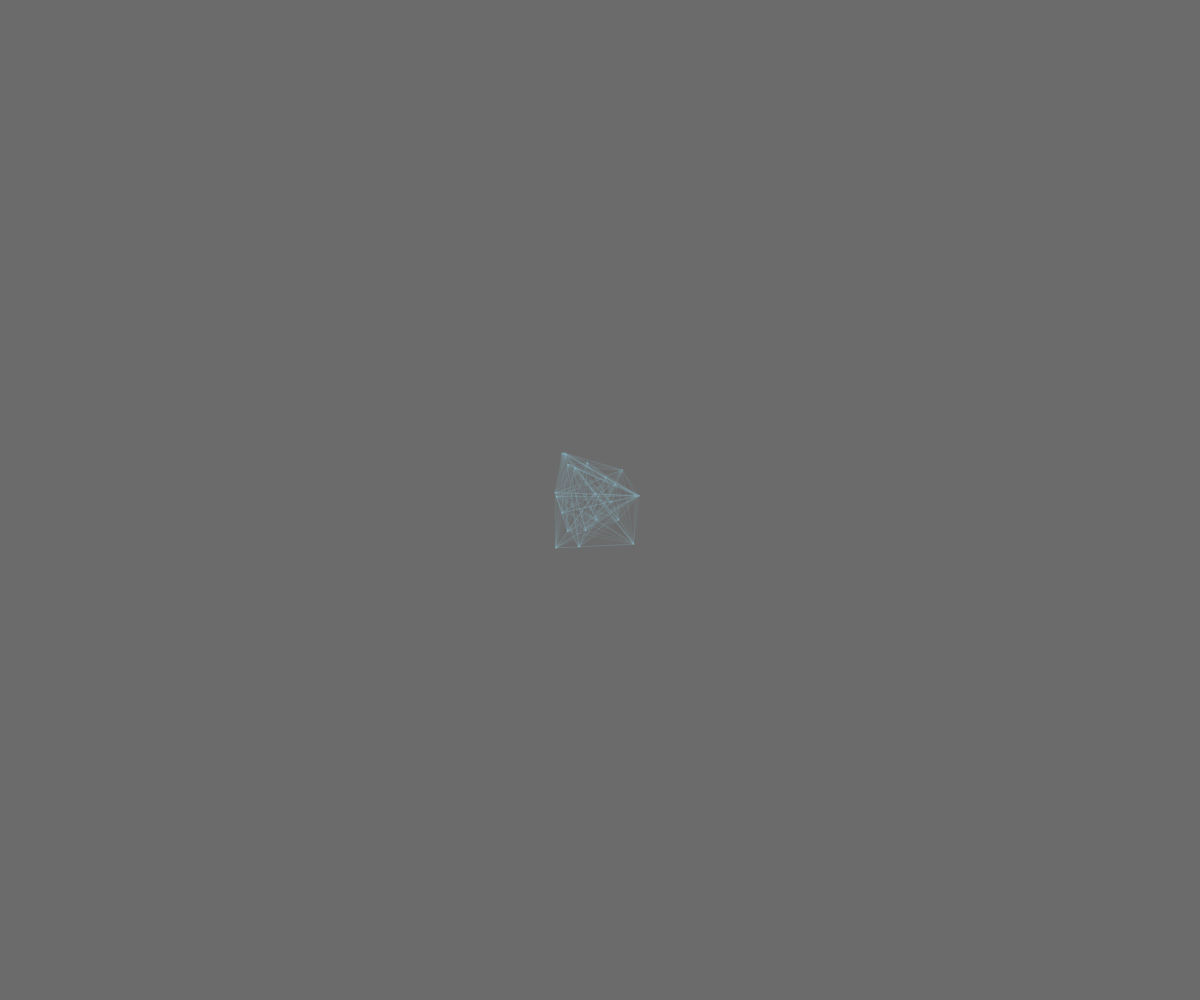
Frame 1 (no input)
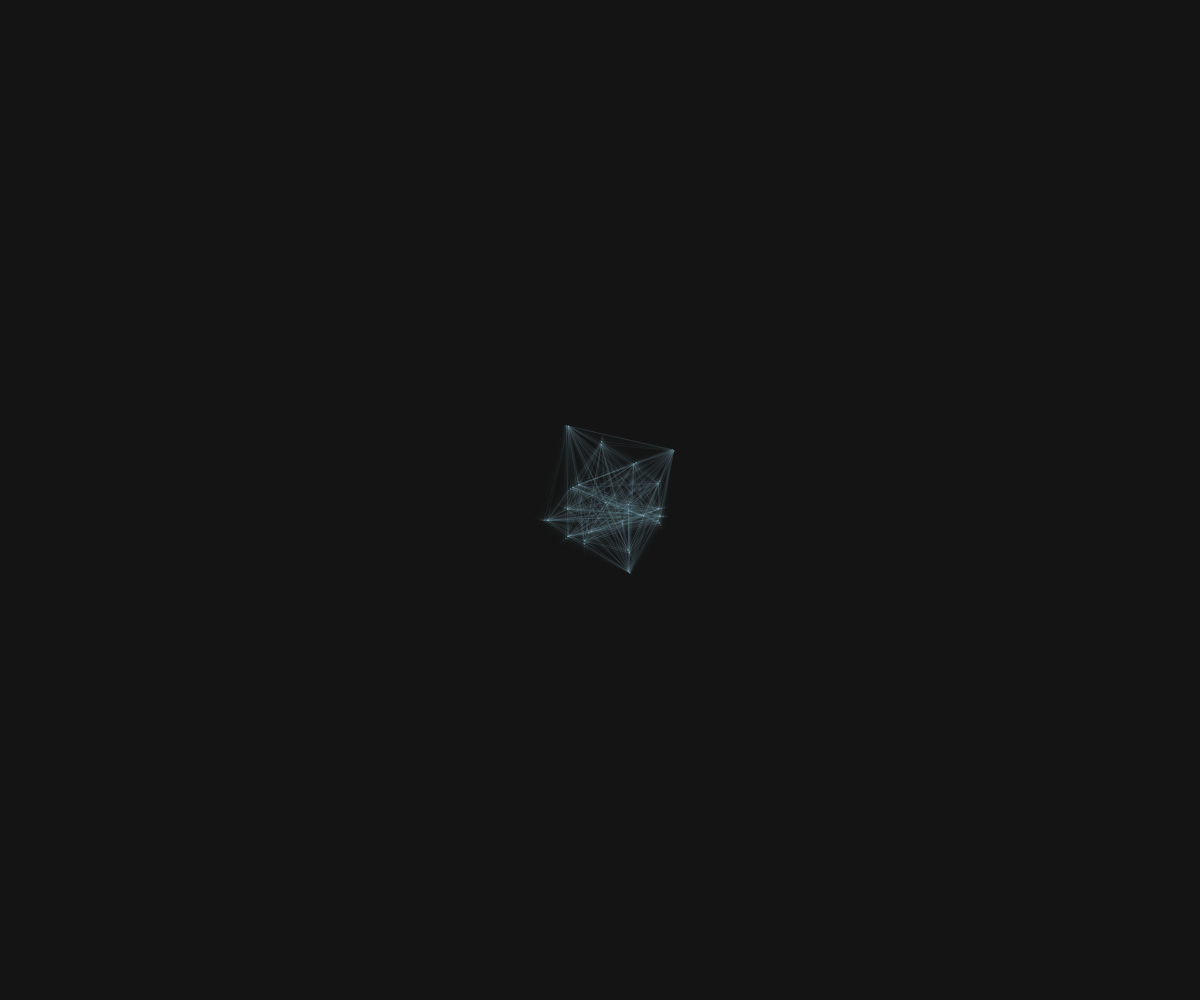
Frame 60 (no input)
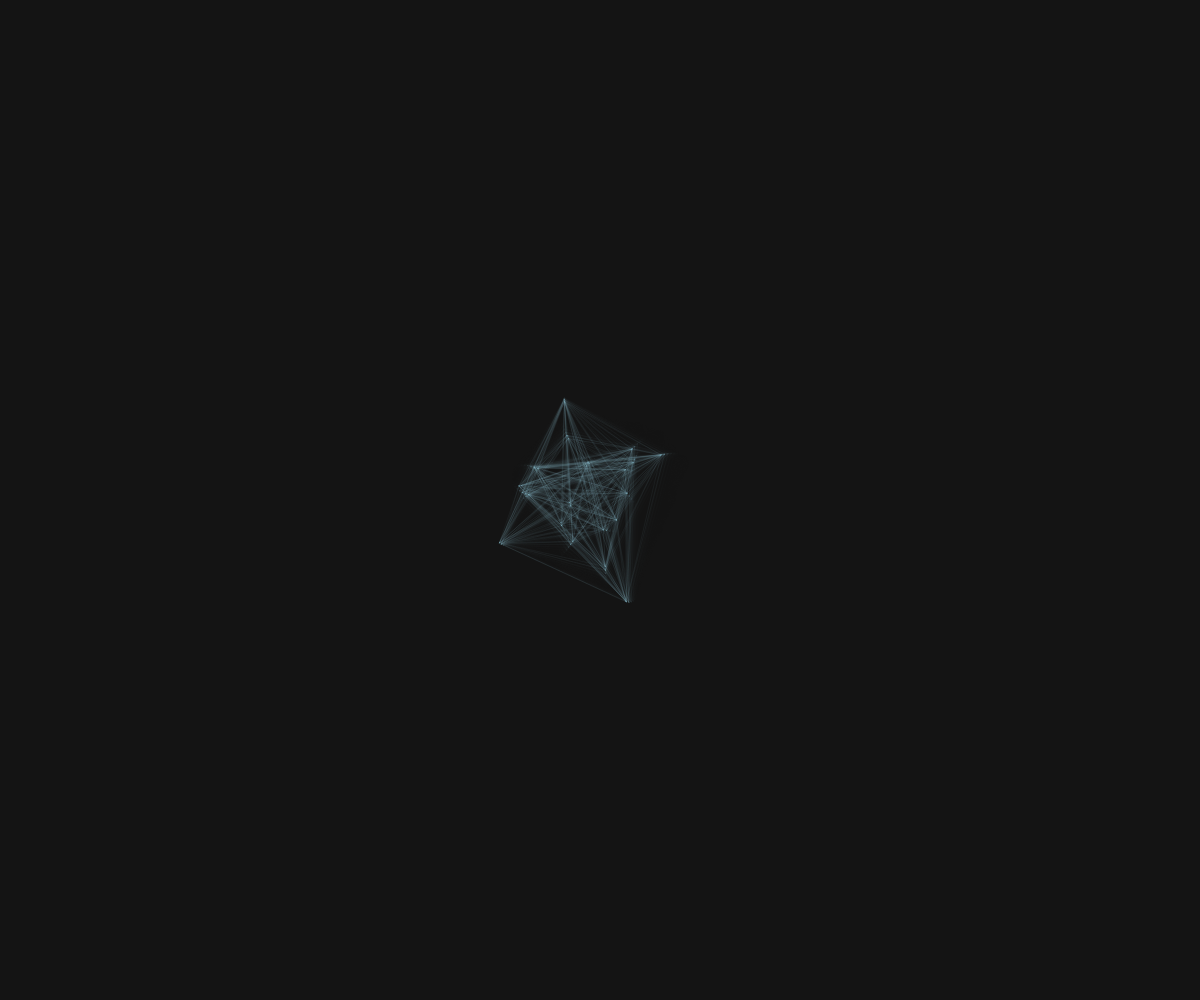
Frame 120 (the mouse pressed at the canvas centre since frame 60)

The p5.js sketch that drew these frames (run headless with seeded random() and noise() and a simulated clock; from frame 60 on, the mouse is pressed at the canvas centre):

// p5.js sketch
// ── sketch.js
let nodes = [];
let j;

function setup() {
  let canvas = createCanvas(windowWidth,windowHeight);
  canvas.id('sketch');

  for (j = 0; j < 22; j++) {
    nodes[j] = new objects(random(-50, 50), random(-50, 50));
  }

}

function draw() {
  background(20, 160);
  translate(windowWidth / 2, windowHeight / 2);

  for (node of nodes) {
    node.make();
    node.animate();
    node.suck();

    for (other of nodes) {
      strokeWeight(0.07);
      stroke("rgba(145, 183, 196,100)");
      line(node.pos.x, node.pos.y, other.pos.x, other.pos.y);
      let h = p5.Vector.sub(other.pos, node.pos);
      node.stick(h);
    }
  }
}

// ── nodes.js

class objects{
  constructor(x,y,b){
    this.pos = createVector(x,y);
    this.vel = p5.Vector.random2D();
    this.acc = p5.Vector.random2D();
    this.acc.setMag(random(-0.005,0.005));
    // this.b = map(b,0,255,this.vel.x,this.vel.y,[255]);
  }
  make(){
    fill('rgba(145, 183, 196,100)');
    circle(this.pos.x,this.pos.y,0.1);
  }
  away(somenode){
    let d = dist(this.pos.x,this.pos.y,somenode.pos.x,somenode.pos.y);
    return (d > this.r + somenode.r);
  }
  animate(){
    this.vel.add(this.acc);
    this.pos.add(this.vel);
    this.vel.limit(2);
    this.pos.limit(windowHeight*0.3);    
  }
  bounce(){
    this.vel.mult(-1);
  }
  suck(){
    let g = createVector(0,0);
    let f = p5.Vector.add(g,this.pos);
    f.setMag(0.001*this.pos.mag());
    f.mult(-1);
    this.acc.add(f);
    this.vel.limit(2);
    this.pos.limit(windowHeight*0.3);
  }
  stick(h){
    h.setMag(0.001);
    this.acc.add(h);
    this.pos.limit(windowHeight*0.3);
    this.vel.limit(2);
  }
  
}
